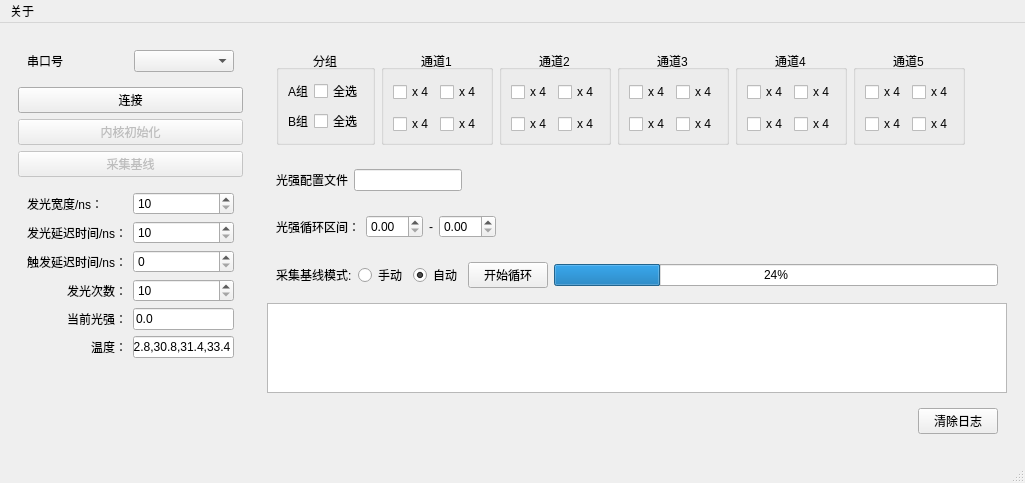
<?xml version="1.0" encoding="UTF-8"?>
<ui version="4.0">
 <class>MainWindow</class>
 <widget class="QMainWindow" name="MainWindow">
  <property name="geometry">
   <rect>
    <x>0</x>
    <y>0</y>
    <width>1025</width>
    <height>483</height>
   </rect>
  </property>
  <property name="windowTitle">
   <string>LEDControl</string>
  </property>
  <widget class="QWidget" name="centralwidget">
   <layout class="QHBoxLayout" name="horizontalLayout_7">
    <item>
     <widget class="QWidget" name="widget_3" native="true">
      <layout class="QVBoxLayout" name="verticalLayout">
       <item>
        <widget class="QWidget" name="widget_2" native="true">
         <layout class="QHBoxLayout" name="horizontalLayout">
          <item>
           <widget class="QLabel" name="label">
            <property name="text">
             <string>串口号</string>
            </property>
           </widget>
          </item>
          <item>
           <widget class="QComboBox" name="comboBoxPortName"/>
          </item>
         </layout>
        </widget>
       </item>
       <item>
        <widget class="QPushButton" name="pushButtonOpen">
         <property name="text">
          <string>连接</string>
         </property>
        </widget>
       </item>
       <item>
        <widget class="QPushButton" name="bt_kernelReset">
         <property name="enabled">
          <bool>false</bool>
         </property>
         <property name="text">
          <string>内核初始化</string>
         </property>
        </widget>
       </item>
       <item>
        <widget class="QPushButton" name="bt_baseLineSample">
         <property name="enabled">
          <bool>false</bool>
         </property>
         <property name="text">
          <string>采集基线</string>
         </property>
        </widget>
       </item>
       <item>
        <widget class="QWidget" name="widget" native="true">
         <property name="sizePolicy">
          <sizepolicy hsizetype="Preferred" vsizetype="Expanding">
           <horstretch>0</horstretch>
           <verstretch>0</verstretch>
          </sizepolicy>
         </property>
         <layout class="QGridLayout" name="gridLayout_6">
          <item row="1" column="0">
           <widget class="QLabel" name="label_9">
            <property name="text">
             <string>发光延迟时间/ns：</string>
            </property>
           </widget>
          </item>
          <item row="4" column="1">
           <widget class="QLineEdit" name="lineEdit_LED_Intensity">
            <property name="enabled">
             <bool>true</bool>
            </property>
            <property name="text">
             <string>0.0</string>
            </property>
            <property name="readOnly">
             <bool>true</bool>
            </property>
           </widget>
          </item>
          <item row="2" column="0">
           <widget class="QLabel" name="label_5">
            <property name="text">
             <string>触发延迟时间/ns：</string>
            </property>
           </widget>
          </item>
          <item row="5" column="1">
           <widget class="QLineEdit" name="lineEdit">
            <property name="enabled">
             <bool>true</bool>
            </property>
            <property name="text">
             <string>32.8,30.8,31.4,33.4</string>
            </property>
            <property name="readOnly">
             <bool>true</bool>
            </property>
           </widget>
          </item>
          <item row="3" column="0">
           <widget class="QLabel" name="label_8">
            <property name="text">
             <string>发光次数：</string>
            </property>
            <property name="alignment">
             <set>Qt::AlignRight|Qt::AlignTrailing|Qt::AlignVCenter</set>
            </property>
           </widget>
          </item>
          <item row="0" column="0">
           <widget class="QLabel" name="label_7">
            <property name="text">
             <string>发光宽度/ns：</string>
            </property>
           </widget>
          </item>
          <item row="3" column="1">
           <widget class="QSpinBox" name="spinBox_timesLED">
            <property name="minimum">
             <number>10</number>
            </property>
            <property name="maximum">
             <number>10000000</number>
            </property>
            <property name="singleStep">
             <number>10</number>
            </property>
            <property name="value">
             <number>10</number>
            </property>
           </widget>
          </item>
          <item row="4" column="0">
           <widget class="QLabel" name="label_12">
            <property name="text">
             <string>当前光强：</string>
            </property>
            <property name="alignment">
             <set>Qt::AlignRight|Qt::AlignTrailing|Qt::AlignVCenter</set>
            </property>
           </widget>
          </item>
          <item row="2" column="1">
           <widget class="QSpinBox" name="spinBox_TriggerDelayTime">
            <property name="maximum">
             <number>10000000</number>
            </property>
            <property name="singleStep">
             <number>10</number>
            </property>
           </widget>
          </item>
          <item row="1" column="1">
           <widget class="QSpinBox" name="spinBox_lightDelayTime">
            <property name="minimum">
             <number>10</number>
            </property>
            <property name="maximum">
             <number>10000000</number>
            </property>
            <property name="singleStep">
             <number>10</number>
            </property>
           </widget>
          </item>
          <item row="0" column="1">
           <widget class="QSpinBox" name="spinBox_LEDWidth">
            <property name="minimum">
             <number>10</number>
            </property>
            <property name="maximum">
             <number>655350</number>
            </property>
            <property name="singleStep">
             <number>10</number>
            </property>
           </widget>
          </item>
          <item row="5" column="0">
           <widget class="QLabel" name="label_13">
            <property name="text">
             <string>温度：</string>
            </property>
            <property name="alignment">
             <set>Qt::AlignRight|Qt::AlignTrailing|Qt::AlignVCenter</set>
            </property>
           </widget>
          </item>
         </layout>
        </widget>
       </item>
       <item>
        <spacer name="verticalSpacer">
         <property name="orientation">
          <enum>Qt::Vertical</enum>
         </property>
         <property name="sizeHint" stdset="0">
          <size>
           <width>20</width>
           <height>40</height>
          </size>
         </property>
        </spacer>
       </item>
      </layout>
     </widget>
    </item>
    <item>
     <widget class="QWidget" name="widget_8" native="true">
      <layout class="QVBoxLayout" name="verticalLayout_2">
       <item>
        <widget class="QWidget" name="widget_7" native="true">
         <layout class="QHBoxLayout" name="horizontalLayout_5">
          <item>
           <widget class="QGroupBox" name="groupBox_6">
            <property name="title">
             <string>分组</string>
            </property>
            <property name="alignment">
             <set>Qt::AlignCenter</set>
            </property>
            <layout class="QGridLayout" name="gridLayout_7">
             <item row="1" column="0">
              <widget class="QLabel" name="label_3">
               <property name="text">
                <string>B组</string>
               </property>
               <property name="alignment">
                <set>Qt::AlignCenter</set>
               </property>
              </widget>
             </item>
             <item row="0" column="0">
              <widget class="QLabel" name="label_2">
               <property name="text">
                <string>A组</string>
               </property>
               <property name="alignment">
                <set>Qt::AlignCenter</set>
               </property>
              </widget>
             </item>
             <item row="0" column="1">
              <widget class="QCheckBox" name="checkA_all">
               <property name="text">
                <string>全选</string>
               </property>
              </widget>
             </item>
             <item row="1" column="1">
              <widget class="QCheckBox" name="checkB_all">
               <property name="text">
                <string>全选</string>
               </property>
              </widget>
             </item>
            </layout>
           </widget>
          </item>
          <item>
           <widget class="QGroupBox" name="groupBox">
            <property name="title">
             <string>通道1</string>
            </property>
            <property name="alignment">
             <set>Qt::AlignCenter</set>
            </property>
            <layout class="QGridLayout" name="gridLayout">
             <property name="topMargin">
              <number>6</number>
             </property>
             <property name="bottomMargin">
              <number>0</number>
             </property>
             <item row="1" column="0">
              <widget class="QCheckBox" name="checkB1">
               <property name="text">
                <string>x 4</string>
               </property>
              </widget>
             </item>
             <item row="0" column="1">
              <widget class="QCheckBox" name="checkA2">
               <property name="text">
                <string>x 4</string>
               </property>
              </widget>
             </item>
             <item row="0" column="0">
              <widget class="QCheckBox" name="checkA1">
               <property name="sizePolicy">
                <sizepolicy hsizetype="Minimum" vsizetype="Fixed">
                 <horstretch>0</horstretch>
                 <verstretch>0</verstretch>
                </sizepolicy>
               </property>
               <property name="text">
                <string>x 4</string>
               </property>
              </widget>
             </item>
             <item row="1" column="1">
              <widget class="QCheckBox" name="checkB2">
               <property name="text">
                <string>x 4</string>
               </property>
              </widget>
             </item>
            </layout>
           </widget>
          </item>
          <item>
           <widget class="QGroupBox" name="groupBox_2">
            <property name="title">
             <string>通道2</string>
            </property>
            <property name="alignment">
             <set>Qt::AlignCenter</set>
            </property>
            <layout class="QGridLayout" name="gridLayout_2">
             <property name="topMargin">
              <number>6</number>
             </property>
             <property name="bottomMargin">
              <number>0</number>
             </property>
             <item row="0" column="1">
              <widget class="QCheckBox" name="checkA4">
               <property name="text">
                <string>x 4</string>
               </property>
              </widget>
             </item>
             <item row="0" column="0">
              <widget class="QCheckBox" name="checkA3">
               <property name="text">
                <string>x 4</string>
               </property>
              </widget>
             </item>
             <item row="1" column="0">
              <widget class="QCheckBox" name="checkB3">
               <property name="text">
                <string>x 4</string>
               </property>
              </widget>
             </item>
             <item row="1" column="1">
              <widget class="QCheckBox" name="checkB4">
               <property name="text">
                <string>x 4</string>
               </property>
              </widget>
             </item>
            </layout>
           </widget>
          </item>
          <item>
           <widget class="QGroupBox" name="groupBox_3">
            <property name="title">
             <string>通道3</string>
            </property>
            <property name="alignment">
             <set>Qt::AlignCenter</set>
            </property>
            <layout class="QGridLayout" name="gridLayout_3">
             <property name="topMargin">
              <number>6</number>
             </property>
             <property name="bottomMargin">
              <number>0</number>
             </property>
             <item row="0" column="1">
              <widget class="QCheckBox" name="checkA6">
               <property name="text">
                <string>x 4</string>
               </property>
              </widget>
             </item>
             <item row="0" column="0">
              <widget class="QCheckBox" name="checkA5">
               <property name="text">
                <string>x 4</string>
               </property>
              </widget>
             </item>
             <item row="1" column="0">
              <widget class="QCheckBox" name="checkB5">
               <property name="text">
                <string>x 4</string>
               </property>
              </widget>
             </item>
             <item row="1" column="1">
              <widget class="QCheckBox" name="checkB6">
               <property name="text">
                <string>x 4</string>
               </property>
              </widget>
             </item>
            </layout>
           </widget>
          </item>
          <item>
           <widget class="QGroupBox" name="groupBox_4">
            <property name="title">
             <string>通道4</string>
            </property>
            <property name="alignment">
             <set>Qt::AlignCenter</set>
            </property>
            <layout class="QGridLayout" name="gridLayout_4">
             <property name="topMargin">
              <number>6</number>
             </property>
             <property name="bottomMargin">
              <number>0</number>
             </property>
             <item row="0" column="1">
              <widget class="QCheckBox" name="checkA8">
               <property name="text">
                <string>x 4</string>
               </property>
              </widget>
             </item>
             <item row="0" column="0">
              <widget class="QCheckBox" name="checkA7">
               <property name="text">
                <string>x 4</string>
               </property>
              </widget>
             </item>
             <item row="1" column="0">
              <widget class="QCheckBox" name="checkB7">
               <property name="text">
                <string>x 4</string>
               </property>
              </widget>
             </item>
             <item row="1" column="1">
              <widget class="QCheckBox" name="checkB8">
               <property name="text">
                <string>x 4</string>
               </property>
              </widget>
             </item>
            </layout>
           </widget>
          </item>
          <item>
           <widget class="QGroupBox" name="groupBox_5">
            <property name="title">
             <string>通道5</string>
            </property>
            <property name="alignment">
             <set>Qt::AlignCenter</set>
            </property>
            <layout class="QGridLayout" name="gridLayout_5">
             <property name="topMargin">
              <number>6</number>
             </property>
             <property name="bottomMargin">
              <number>0</number>
             </property>
             <item row="0" column="1">
              <widget class="QCheckBox" name="checkA10">
               <property name="text">
                <string>x 4</string>
               </property>
              </widget>
             </item>
             <item row="0" column="0">
              <widget class="QCheckBox" name="checkA9">
               <property name="text">
                <string>x 4</string>
               </property>
              </widget>
             </item>
             <item row="1" column="0">
              <widget class="QCheckBox" name="checkB9">
               <property name="text">
                <string>x 4</string>
               </property>
              </widget>
             </item>
             <item row="1" column="1">
              <widget class="QCheckBox" name="checkB10">
               <property name="text">
                <string>x 4</string>
               </property>
              </widget>
             </item>
            </layout>
           </widget>
          </item>
          <item>
           <spacer name="horizontalSpacer_3">
            <property name="orientation">
             <enum>Qt::Horizontal</enum>
            </property>
            <property name="sizeHint" stdset="0">
             <size>
              <width>40</width>
              <height>20</height>
             </size>
            </property>
           </spacer>
          </item>
         </layout>
        </widget>
       </item>
       <item>
        <widget class="QWidget" name="widget_9" native="true">
         <layout class="QHBoxLayout" name="horizontalLayout_6">
          <item>
           <widget class="QLabel" name="label_4">
            <property name="text">
             <string>光强配置文件</string>
            </property>
           </widget>
          </item>
          <item>
           <widget class="QLineEdit" name="lEdit_File">
            <property name="sizePolicy">
             <sizepolicy hsizetype="Preferred" vsizetype="Fixed">
              <horstretch>0</horstretch>
              <verstretch>0</verstretch>
             </sizepolicy>
            </property>
           </widget>
          </item>
          <item>
           <spacer name="horizontalSpacer_4">
            <property name="orientation">
             <enum>Qt::Horizontal</enum>
            </property>
            <property name="sizeHint" stdset="0">
             <size>
              <width>40</width>
              <height>20</height>
             </size>
            </property>
           </spacer>
          </item>
         </layout>
        </widget>
       </item>
       <item>
        <widget class="QWidget" name="widget_6" native="true">
         <layout class="QHBoxLayout" name="horizontalLayout_4">
          <item>
           <widget class="QLabel" name="label_10">
            <property name="text">
             <string>光强循环区间：</string>
            </property>
           </widget>
          </item>
          <item>
           <widget class="QDoubleSpinBox" name="doubleSpinBox_loopStart"/>
          </item>
          <item>
           <widget class="QLabel" name="label_11">
            <property name="text">
             <string>-</string>
            </property>
           </widget>
          </item>
          <item>
           <widget class="QDoubleSpinBox" name="doubleSpinBox_loopEnd"/>
          </item>
          <item>
           <spacer name="horizontalSpacer_2">
            <property name="orientation">
             <enum>Qt::Horizontal</enum>
            </property>
            <property name="sizeHint" stdset="0">
             <size>
              <width>40</width>
              <height>20</height>
             </size>
            </property>
           </spacer>
          </item>
         </layout>
        </widget>
       </item>
       <item>
        <widget class="QWidget" name="widget_5" native="true">
         <layout class="QHBoxLayout" name="horizontalLayout_3">
          <item>
           <widget class="QLabel" name="label_6">
            <property name="text">
             <string>采集基线模式:</string>
            </property>
           </widget>
          </item>
          <item>
           <widget class="QRadioButton" name="radioButton_manual">
            <property name="text">
             <string>手动</string>
            </property>
           </widget>
          </item>
          <item>
           <widget class="QRadioButton" name="radioButton_auto">
            <property name="text">
             <string>自动</string>
            </property>
            <property name="checked">
             <bool>true</bool>
            </property>
           </widget>
          </item>
          <item>
           <widget class="QPushButton" name="bt_startLoop">
            <property name="text">
             <string>开始循环</string>
            </property>
           </widget>
          </item>
          <item>
           <widget class="QProgressBar" name="progressBar">
            <property name="sizePolicy">
             <sizepolicy hsizetype="Expanding" vsizetype="Fixed">
              <horstretch>0</horstretch>
              <verstretch>0</verstretch>
             </sizepolicy>
            </property>
            <property name="minimumSize">
             <size>
              <width>200</width>
              <height>0</height>
             </size>
            </property>
            <property name="value">
             <number>24</number>
            </property>
           </widget>
          </item>
         </layout>
        </widget>
       </item>
       <item>
        <widget class="QTextEdit" name="textEdit_Log"/>
       </item>
       <item>
        <widget class="QWidget" name="widget_4" native="true">
         <layout class="QHBoxLayout" name="horizontalLayout_2">
          <item>
           <spacer name="horizontalSpacer">
            <property name="orientation">
             <enum>Qt::Horizontal</enum>
            </property>
            <property name="sizeHint" stdset="0">
             <size>
              <width>573</width>
              <height>20</height>
             </size>
            </property>
           </spacer>
          </item>
          <item>
           <widget class="QPushButton" name="pushButton_4">
            <property name="text">
             <string>清除日志</string>
            </property>
           </widget>
          </item>
         </layout>
        </widget>
       </item>
      </layout>
     </widget>
    </item>
   </layout>
  </widget>
  <widget class="QMenuBar" name="menubar">
   <property name="geometry">
    <rect>
     <x>0</x>
     <y>0</y>
     <width>1025</width>
     <height>21</height>
    </rect>
   </property>
   <widget class="QMenu" name="menu">
    <property name="title">
     <string>关于</string>
    </property>
    <addaction name="action_version"/>
   </widget>
   <addaction name="menu"/>
  </widget>
  <widget class="QStatusBar" name="statusbar"/>
  <action name="action_version">
   <property name="text">
    <string>版本</string>
   </property>
  </action>
 </widget>
 <resources/>
 <connections/>
</ui>
